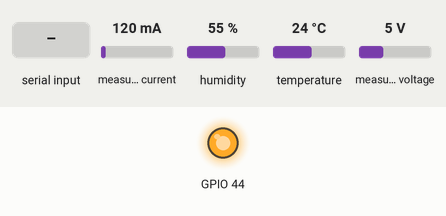
A sketch run on a simulated ESP32. On the bench: output pins drawn as LEDs (lit = HIGH). The inputs (shaded band) are chosen by the test bench; at power-on: measured current 120 mA, humidity 55 %, temperature 24 °C, measured voltage 5 V. WiFi joins after 1.5 s; servers stay silent unless stated; the local clock reads 2024-03-15 10:24:30 at power-on unless the sketch sets it; storage starts empty; what the sketch prints to the serial monitor is not drawn.

Above: at 18.0 s.
18.1 s: "1\n" received over Serial
Timing chart, 0 to 33.5 s (numbered marks = the images above; inputs shaded):
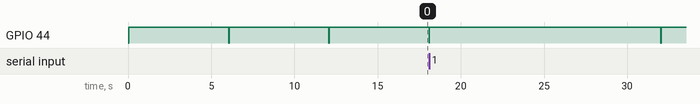

The sketch:

main.ino
```cpp
#include <WiFi.h>
#include "ThingSpeak.h"
#include <ESP32Time.h> //RTC
#include "Adafruit_INA219.h"
#include <Adafruit_BME280.h>
#include <SPI.h>
#include <SdFat.h>
#include <SdFatConfig.h>
#include "OPC.h"

//Interval definitions in seconds
#define InternetInterval    43200
#define MeasureInterval     1
#define ThingSpeakInterval  60
#define SDCardInterval      10

//Sensor related definitions
#define CO_pin D0
#define NO_pin D1
#define SO_pin D2

//SPI related defines
#define PIN_CS_OPC D7
#define PIN_CS_SD D6
//MOSI = D10
//MISO = D9
//SCK = D8

//Terminal printing and files related definitions
#define terminalHeader  "timestamp,voltage (V),current (mA),humidity (%),temperature (°C),CO (ppb),NO2 (ppb),SO2 (ppb),PM1 (ug/m^3),PM2.5 (ug/m^3),PM10 (ug/m^3),WiFi,IoT"
#define fileHeader  "timestamp,voltage,current,humidity,temperature,CO,NO2,SO2,PM1,PM2.5,PM10,WiFi,IoT"

//WiFi related variables
// const char* ssid = "LaboratorioDelta";
// const char* pass = "labdelta21!";
//const char* ssid = "Juanjo";
//const char* pass = "needuhuru";
const char* ssid = "Nodos Visitas";   // your network SSID (name)
const char* pass = "uneduned";        // your network password
bool connected = false;
WiFiClient  client;

// ThingSpeak related variables
unsigned long myChannelNumber = 2363549;
const char* myWriteAPIKey = "NR8GHTJF3IC27CIP";
bool updateTS = false;

//Interruption related variables
hw_timer_t *timer = NULL;
bool timer_flag = true;

//RTC related variables
ESP32Time rtc(0);

//NTP
const char* ntpServer = "pool.ntp.org";
const long  UTCOffset = -21600; // UTC-6 (Costa Rica)
const int   daylightOffset = 0;
struct tm timeinfo;

//Data sending related variables
unsigned long currEpoch = 0;
unsigned long prevEpochInter = 0;
unsigned long prevEpochMeas = 0;
unsigned long prevEpochSD = 0;
unsigned long prevEpochTS = 0;

//INA219 related variables
Adafruit_INA219 ina219;

//BME280 related variables
Adafruit_BME280 bme;

//Sensor related variables
typedef struct sensorDataType {
    float voltage;
    float current;
    float humidity;
    float temperature;
    float CO;
    float NO;
    float SO;
    float PM1;
    float PM2;
    float PM10;
};
sensorDataType sensorData = {0};
sensorDataType sensorDataAcumTS = {0};
sensorDataType sensorDataAvgTS = {0};
sensorDataType sensorDataAcumSD = {0};
sensorDataType sensorDataAvgSD = {0};

int sizeofData = sizeof(sensorDataType)/sizeof(float);

//SD card related variables
SPIClass SD_SPI(HSPI);
SdFat SD;
SdFile myFile;
String filename = "";
bool fileUpdate = false;

//OPC realted variables
#define SPI_OPC_busy 0x31
#define SPI_OPC_ready 0xF3
unsigned char SPI_in[68], SPI_in_index;

//Time related variables
String timestamp = "";
int yesterday = 0;

bool testsFailed = false;

int wifi_counter = 0;

void setup()
{
  Serial.begin(115200);
  Serial.println("Setup start");
  WiFi.mode(WIFI_STA);
  WiFi.begin(ssid, pass);
  while ((WiFi.status() != WL_CONNECTED) && (wifi_counter > 10) ) {
    delay(1000);
    wifi_counter++;
    Serial.println("Internet not connected");
  }
  connected = true;
  Serial.println("Internet connected");
  ThingSpeak.begin(client);
  //Interruption related setup
  timer = timerBegin(1000000); //1e6 us
  timerAttachInterrupt(timer, &onTimer); //handler onTimer at the end of the program
  timerAlarm(timer, 1000000, true, 0); // repeat = true, unlimited cycles
  Serial.println("Timer configured");

  //Iterval testing
  if((SDCardInterval % MeasureInterval) != 0){
    Serial.println("SD card saving interval is wrong");
    testsFailed = true;
  }else Serial.println("SD card saving interval correct");
  if((ThingSpeakInterval % MeasureInterval) != 0){
    Serial.println("ThingSpeak saving interval is wrong");
    testsFailed = true;
  }else Serial.println("ThingSpeak saving interval correct");

  //INA219 related setup
  if(!ina219.begin()){
    Serial.println("Could not find INA219");
    testsFailed = true;
  }else Serial.println("INA219 initialized");

  //BME280 related setup
  if(!bme.begin(0x76)){
    Serial.println("Could not find BME280");
    testsFailed = true;
  }else Serial.println("BME280 initialized");

  //SD card related setup
  SPI.begin();
  // inicialize SD Card
  if(!SD.begin(SdSpiConfig(PIN_CS_SD, SHARED_SPI, SD_SCK_MHZ(50), &SD_SPI))){
    Serial.println("Could not find SD card");
    testsFailed = true;
  }else Serial.println("SD card initialized");

  // initialize and turn on OPC
  StartOPC(PIN_CS_OPC);
  Serial.println("OPC initialized");
  //If the tests are not passed it stays here forever
  if(testsFailed){
    Serial.println("Tests have failed");
    while(true);
  }
  delay(1000);

  //NTP server related setup
  while(!syncTime());
  Serial.println("Time synchronization with NTC server succesful");
  rtc.setTimeStruct(timeinfo);
  Serial.println(terminalHeader);
  //Sync before start measuring
  prevEpochInter = rtc.getEpoch();
  prevEpochMeas = rtc.getEpoch();
  prevEpochSD = rtc.getEpoch();
  prevEpochTS = rtc.getEpoch();
}

void loop()
{
  if(timer_flag){
    // Sync times before measurements
    timestamp = rtc.getTime("%Y-%m-%d %H:%M:%S");
    currEpoch = rtc.getEpoch();
    // Check if there is day change
    if(rtc.getDay()!=yesterday){
      filename = rtc.getTime("%Y-%m-%d.csv");
      yesterday = rtc.getDay();
      fileUpdate = true;

    }
    // Check internet every "InternetInterval"
    if(intervalEval(InternetInterval,currEpoch,prevEpochInter,&prevEpochInter)){
      if(WiFi.status() != WL_CONNECTED){
        connected = false;
      }else{
        connected = true;
        syncTime();
        rtc.setTimeStruct(timeinfo);
      }
    }
    // Make measurements every "MeasureInterval"
    if(intervalEval(MeasureInterval,currEpoch,prevEpochMeas,&prevEpochMeas)){
      sensorData.voltage = ina219.getBusVoltage_V();
      sensorData.current = ina219.getCurrent_mA();
      sensorData.humidity = bme.readHumidity();
      sensorData.temperature = bme.readTemperature();
      sensorData.CO = gasSensor(CO_pin,285,420);
      sensorData.NO = gasSensor(NO_pin,250,800);
      sensorData.SO = gasSensor(SO_pin,350,500);
      // Measure and transfer OPC data
      ReadOPChist(PIN_CS_OPC);
      transferPM();
      acumulating(&sensorData,&sensorDataAcumSD,sizeofData);
      acumulating(&sensorData,&sensorDataAcumTS,sizeofData);
    }
    // Make averaging a pub in the SD card every "SDCardInterval"
    if(intervalEval(SDCardInterval,currEpoch,prevEpochSD,&prevEpochSD)){
      averaging(&sensorDataAcumSD,&sensorDataAvgSD,sizeofData,SDCardInterval,MeasureInterval);
      sensorDataAcumSD = emptyData();
      digitalWrite(PIN_CS_SD, LOW);
      if (!myFile.open(filename.c_str(), O_RDWR | O_CREAT | O_AT_END)) {
        Serial.print("SD Card: error on opening file ");
        Serial.println(filename);
      }
      if(fileUpdate){
        myFile.println(fileHeader);
        fileUpdate = false;
      }
      printing(&myFile,&sensorDataAvgSD,sizeofData,timestamp,connected, updateTS);
      printing(&Serial,&sensorDataAvgSD,sizeofData,timestamp,connected, updateTS);
    }
    // Averaging for ThingSpeak
    if(intervalEval(ThingSpeakInterval,currEpoch,prevEpochTS,&prevEpochTS)){
      averaging(&sensorDataAcumTS,&sensorDataAvgTS,sizeofData,ThingSpeakInterval,MeasureInterval);
      sensorDataAcumTS = emptyData();
      // Upload data to ThingSpeak
      ThingSpeak.setField(1, sensorDataAvgTS.CO);
      ThingSpeak.setField(2, sensorDataAvgTS.NO);
      ThingSpeak.setField(3, sensorDataAvgTS.SO);
      ThingSpeak.setField(4, sensorDataAvgTS.voltage);
      ThingSpeak.setField(5, sensorDataAvgTS.current);
      ThingSpeak.setField(6, sensorDataAvgTS.humidity);
      ThingSpeak.setField(7, sensorDataAvgTS.PM2);
      ThingSpeak.setField(8, sensorDataAvgTS.PM10);
      if (ThingSpeak.writeFields(myChannelNumber, myWriteAPIKey) == 200){
        updateTS = true;
      } else{
        updateTS = false;
      }
    }
    timer_flag = 0;
  }
}

bool syncTime() {
  configTime(UTCOffset, daylightOffset, ntpServer);
  if (!getLocalTime(&timeinfo)){
    return false;
  }
  return true;
}

//Time interruption handler
void ARDUINO_ISR_ATTR onTimer() {
  timer_flag = true;
}

unsigned long intervalEval(unsigned long interval,unsigned long currE,unsigned long prevE,unsigned long *prevEpointer)
{
  if ((currE - prevE) >= interval)
  {
    *prevEpointer = currE;
    return true;
  }else
  {
    return false;
  }
}

//acumulating function
void acumulating(sensorDataType* measpointer, sensorDataType* acumpointer, int size)
{
  float *floatMeasPtr = (float*)measpointer;
  float *floatAcumPtr = (float*)acumpointer;
  for (int i =0; i <= size; i++){
    floatAcumPtr[i] += floatMeasPtr[i];
  }
}

//averaging function
void averaging(sensorDataType* acumpointer, sensorDataType* avgpointer, int size, int avgInterval, int measInterval)
{
  float *floatAcumPtr = (float*)acumpointer;
  float *floatAvgPtr = (float*)avgpointer;
  for (int i =0; i <= size; i++){
    floatAvgPtr[i] = floatAcumPtr[i] / ( avgInterval / measInterval );
  }
}

//Printing function
void printing(Print* printtype, sensorDataType* datapointer, int size, String tstamp, bool connStatus, bool serverStatus){
  float *floatPtr = (float*)datapointer;
  printtype->print(tstamp);
  printtype->print(',');
  for (int i = 0; i <= (size - 1); i++){
    printtype->print(*(floatPtr + i));
    printtype->print(',');
  }
  printtype->print(connStatus);
  printtype->print(',');
  printtype->print(serverStatus);
  printtype->print('\n');
}

sensorDataType emptyData(){
  sensorDataType empty = {0};
  return empty;
}

//gasSensor function: measure of gas sensors
float gasSensor(int pin, int offset, int sens) {
  float value = (analogRead(pin)*5000.0)/4096.0;
  value -= offset; //substract offset
  value /= sens; //apply sensitivity
  value *= 1000; //convert to ppb
  return value;
}

//transferPM function: measures air quality with 3 PM values (PM1, PM2, PM10)
void transferPM()
{
  float PMs[3];
  for (int i = 50; i < 62; i += 4) {
      uint8_t bytes[4] = {SPI_in[i], SPI_in[i+1], SPI_in[i+2], SPI_in[i+3]}; // Get data from OPC
      float result;
      memcpy(&result, bytes, 4); // Convert 4 bytes into a float
      PMs[(i-50)/4] = result;    // Assign the result
  }
  // Assign results to struct SensorData
  sensorData.PM1 = PMs[0];
  sensorData.PM2 = PMs[1];
  sensorData.PM10 = PMs[2];
}
```

OPC.cpp
```cpp
#include "Arduino.h"
#include "OPC.h"
#include <SPI.h>

#define SPI_OPC_busy 0x31
#define SPI_OPC_ready 0xF3

void SetSSpin (unsigned char ssPin_OPC, bool pinState) {
   digitalWrite(ssPin_OPC, pinState);
}

void StartOPC (unsigned char ssPin_OPC)
{
  //Turn ON fan and peripheral power
  SetSSpin(ssPin_OPC, HIGH);
  pinMode(ssPin_OPC, OUTPUT);
  GetReadyResponse(ssPin_OPC, 0x03);
  SPI.transfer(0x03); //Turn ON fan and peripheral power
  SetSSpin(ssPin_OPC, HIGH);
  SPI.endTransaction();
  delay(10);

  //Wait for fan to reach full speed (and for multiple attempts by OPC firmware to turn on fan)
  for (byte i=0; i<5; i++)
  {
   delay(1000);
  }
  delay(1000); //delay in case of noise on power connection. Also allows OPC to boot up.

}


void GetReadyResponse (unsigned char ssPin_OPC, unsigned char SPIcommand)
{
  unsigned char Response;

  SPI.beginTransaction(SPISettings(300000, MSBFIRST, SPI_MODE1));

  //Try reading a byte here to clear out anything remnant of SD card SPI activity (WORKS!)
  Response = SPI.transfer(SPIcommand);
  delay(1);  //wait 1ms

  do
  {
    SetSSpin(ssPin_OPC,LOW);
    unsigned char Tries = 0;
    do
    {
      Response = SPI.transfer(SPIcommand);
      if (Response != SPI_OPC_ready) delay(1); //wait 1ms
    }
    while ((Tries++ < 20) && (Response != SPI_OPC_ready));

    if (Response != SPI_OPC_ready)
    {
      if (Response == SPI_OPC_busy)
      {
        SetSSpin(ssPin_OPC, HIGH);
        Serial.println(F("ERROR Waiting 2s (for OPC comms timeout)")); //signal user
        Serial.flush();
        delay(2000); //wait 2s
      }
      else
      {
        //End SPI and wait a few seconds for it to be cleared
        SetSSpin(ssPin_OPC, HIGH);
        Serial.println(F("ERROR Resetting SPI")); //signal user
        Serial.flush();
        SPI.endTransaction();
        //Wait 6s here for buffer to be cleared

        delay(6000);
        SPI.beginTransaction(SPISettings(300000, MSBFIRST, SPI_MODE2));
      }
    }
  }
  while ((Response != SPI_OPC_ready) && (Serial.available()==0)); //don't hang on this if data is coming in on serial interface
  delay(10);

}


void ReadOPChist(unsigned char ssPin_OPC) {
    unsigned char SPI_in_index;
    GetReadyResponse(ssPin_OPC, 0x30);  // Enviar comando inicial
    for (SPI_in_index = 0; SPI_in_index < 64; SPI_in_index++) {
        delayMicroseconds(10);
        SPI_in[SPI_in_index] = SPI.transfer(0x01);  // Transferencia SPI
    }
    SetSSpin(ssPin_OPC, HIGH);          // Finalizar la comunicación SPI
    SPI.endTransaction();    // Terminar la transacción SPI
    delay(10);               // Retardo de 10 ms
}

void StopOPC (unsigned char ssPin_OPC) {
    //Turn OFF fan and laser
    GetReadyResponse(ssPin_OPC, 0x03);
    SPI.transfer(0x00);
    SetSSpin(ssPin_OPC, HIGH);
    SPI.endTransaction();
    delay(10);
}
```

OPC.h
```cpp
#include "Arduino.h"
#include <SPI.h>

extern unsigned char SPI_in[68]; // For ReadOPChist and GetReadyResponse

void SetSSpin (unsigned char ssPin_OPC, bool pinState);
void StartOPC (unsigned char ssPin_OPC);
void GetReadyResponse (unsigned char ssPin_OPC, unsigned char SPIcommand);
void ReadOPChist(unsigned char ssPin_OPC);
void StopOPC (unsigned char ssPin_OPC);
```
